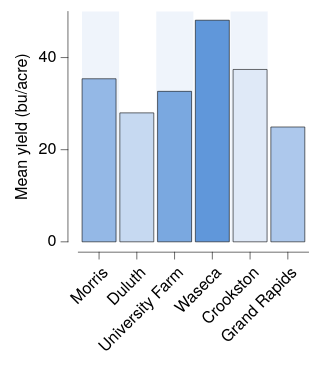

The specification (Vega-Lite) saved for this image:
### Vega-Lite specification from a JSON file in a GitHub repository (floating-point values rounded to 4 significant figures)
{"background": null, "config": {"arc": {"fill": "#DBDBDB", "fillOpacity": 1.0, "innerRadius": 25.0, "padAngle": 0.03, "stroke": "black", "strokeOpacity": 1, "strokeWidth": 0.25}, "area": {"fill": "#DBDBDB", "fillOpacity": 1.0, "stroke": "black", "strokeOpacity": 1, "strokeWidth": 0.25}, "axis": {"domain": true, "domainCap": "round", "domainColor": "black", "domainWidth": 0.25, "grid": false, "gridCap": "round", "gridColor": "#F1F1F1", "gridDash": [0, 0], "gridOpacity": 1.0, "gridWidth": 0.25, "labelColor": "black", "labelFont": "Helvetica Neue", "labelFontSize": 7, "labelFontStyle": "normal", "labelFontWeight": 400, "offset": 4.5, "ticks": true, "tickCap": "round", "tickColor": "black", "tickRound": false, "tickSize": 3, "tickWidth": 0.25, "titleColor": "black", "titleFont": "Helvetica Neue", "titleFontSize": 7, "titleFontStyle": "normal", "titleFontWeight": 400}, "axisX": {"domain": true, "labelAlign": "right", "labelAngle": 315, "labels": true, "ticks": true, "translate": 0}, "axisY": {"domain": true, "labelAlign": "right", "labelAngle": 0, "labels": true, "ticks": true, "translate": 0}, "axisRight": {"domain": true, "labelAlign": "left", "labelAngle": 0, "labels": true, "ticks": true, "translate": 0}, "axisTop": {"domain": true, "labelAlign": "left", "labelAngle": 45, "labels": true, "ticks": true, "translate": 0}, "axisBand": {"tickOffset": 0}, "bar": {"fill": "#DBDBDB", "fillOpacity": 1.0, "stroke": "black", "strokeOpacity": 1, "strokeWidth": 0.25}, "boxplot": {"size": 9.0, "ticks": {"cornerRadius": 0.25, "fill": "black", "size": 4.5, "thickness": 0.25}, "box": {"fillOpacity": 1.0, "stroke": "black", "strokeOpacity": 1, "strokeWidth": 0.25}, "median": {"fill": "black", "fillOpacity": 1.0, "size": 9.0, "thickness": 0.25}, "rule": {"fill": "black", "fillOpacity": 1.0, "size": 10.0, "stroke": "black", "strokeDash": [0, 0], "strokeOpacity": 1, "strokeWidth": 0.25}, "outliers": {"color": "black", "fill": "black", "fillOpacity": 1.0, "size": 0, "stroke": "black", "strokeOpacity": 1, "strokeWidth": 0.25}}, "circle": {"fill": "black", "fillOpacity": 1.0, "size": 0.5, "stroke": null, "strokeOpacity": 1, "strokeWidth": 0.25}, "errorband": {"band": {"fillOpacity": 0.6, "stroke": null, "strokeWidth": 0.25, "strokeOpacity": 1}, "borders": {"opacity": 0, "strokeOpacity": 0.25, "strokeWidth": 1}}, "errorbar": {"opacity": 1, "rule": {"strokeDash": [0, 0], "strokeWidth": 0.25}, "ticks": {"color": "black", "cornerRadius": 0.125, "opacity": 1, "size": 6.0, "thickness": 0.25}, "thickness": 0.25}, "font": "Helvetica Neue", "geoshape": {"fill": "#DBDBDB", "fillOpacity": 1.0, "stroke": "black", "strokeOpacity": 1, "strokeWidth": 0.25}, "header": {"labelColor": "black", "labelFont": "Helvetica Neue", "labelFontSize": 7, "labelFontStyle": "normal", "labelFontWeight": 400, "titleColor": "black", "titleFont": "Helvetica Neue", "titleFontSize": 7, "titleFontStyle": "normal", "titleFontWeight": 400, "titlePadding": 0}, "legend": {"disable": false, "offset": 4.5, "gradientLength": 50.0, "gradientThickness": 5.0, "gradientOpacity": 1.0, "gradientStrokeColor": "black", "gradientStrokeWidth": 0.25, "labelColor": "black", "labelFont": "Helvetica Neue", "labelFontSize": 7, "labelFontStyle": "normal", "labelFontWeight": 400, "strokeColor": "black", "strokeWidth": 0, "symbolSize": 42, "symbolStrokeColor": "black", "symbolStrokeWidth": 0.25, "titleColor": "black", "titleFont": "Helvetica Neue", "titleFontSize": 7, "titleFontStyle": "normal", "titleFontWeight": 400}, "line": {"color": "black", "stroke": "black", "strokeCap": "round", "strokeDash": [0, 0], "strokeOpacity": 1, "strokeWidth": 0.375}, "point": {"filled": true, "fill": "#DBDBDB", "fillOpacity": 1.0, "size": 5.0, "stroke": "black", "strokeOpacity": 1, "strokeWidth": 0.25}, "range": {"category": ["#DFE9F7", "#C6D9F1", "#ADC8EC", "#94B8E6", "#7AA8E0", "#6097DA", "#4D87CA", "#4177B1", "#386898", "#2F597F", "#264A69", "#1D3A58"], "diverging": {"scheme": ["#DFE9F7", "#C6D9F1", "#ADC8EC", "#94B8E6", "#7AA8E0", "#6097DA", "#4D87CA", "#4177B1", "#386898", "#2F597F", "#264A69", "#1D3A58"]}, "heatmap": {"scheme": ["#DFE9F7", "#C6D9F1", "#ADC8EC", "#94B8E6", "#7AA8E0", "#6097DA", "#4D87CA", "#4177B1", "#386898", "#2F597F", "#264A69", "#1D3A58"]}, "ordinal": {"scheme": ["#DFE9F7", "#C6D9F1", "#ADC8EC", "#94B8E6", "#7AA8E0", "#6097DA", "#4D87CA", "#4177B1", "#386898", "#2F597F", "#264A69", "#1D3A58"]}, "ramp": {"scheme": ["#DFE9F7", "#C6D9F1", "#ADC8EC", "#94B8E6", "#7AA8E0", "#6097DA", "#4D87CA", "#4177B1", "#386898", "#2F597F", "#264A69", "#1D3A58"]}}, "rule": {"color": "black", "stroke": "black", "strokeCap": "round", "strokeDash": [2, 2], "strokeOpacity": 1, "strokeWidth": 0.25}, "scale": {"bandPaddingInner": 0.1, "bandPaddingOuter": 0.1, "round": false}, "rect": {"fill": "#DBDBDB", "fillOpacity": 1.0, "stroke": "black", "strokeOpacity": 1, "strokeWidth": 0.25}, "square": {"fill": "#DBDBDB", "fillOpacity": 1.0, "size": 10.0, "stroke": "black", "strokeOpacity": 1, "strokeWidth": 0.25}, "text": {"color": "black", "font": "Helvetica Neue", "fontSize": 7, "fontStyle": "normal", "fontWeight": 400}, "title": {"anchor": "middle", "frame": "group", "color": "black", "font": "Helvetica Neue", "fontSize": 7, "fontStyle": "normal", "fontWeight": 400, "subtitleColor": "black", "subtitleFont": "Helvetica Neue", "subtitleFontSize": "Helvetica Neue", "subtitleFontStyle": "normal", "subtitleFontWeight": 400}, "view": {"continuousWidth": 100, "continuousHeight": 100, "discreteWidth": 100, "discreteHeight": 100, "fill": null, "stroke": null, "strokeWidth": 0.25}}, "layer": [{"data": {"name": "data-f649f9d1c293ec8042ca0358e3477a5a"}, "mark": {"type": "rect", "color": "#DFE9F7", "opacity": 0.5, "stroke": null, "strokeOpacity": 0, "strokeWidth": 0}, "encoding": {"x": {"value": 1.613}, "x2": {"value": 17.74}}}, {"data": {"name": "data-f649f9d1c293ec8042ca0358e3477a5a"}, "mark": {"type": "rect", "color": "white", "opacity": 0.5, "stroke": null, "strokeOpacity": 0, "strokeWidth": 0}, "encoding": {"x": {"value": 17.74}, "x2": {"value": 33.87}}}, {"data": {"name": "data-f649f9d1c293ec8042ca0358e3477a5a"}, "mark": {"type": "rect", "color": "#DFE9F7", "opacity": 0.5, "stroke": null, "strokeOpacity": 0, "strokeWidth": 0}, "encoding": {"x": {"value": 33.87}, "x2": {"value": 50.0}}}, {"data": {"name": "data-f649f9d1c293ec8042ca0358e3477a5a"}, "mark": {"type": "rect", "color": "white", "opacity": 0.5, "stroke": null, "strokeOpacity": 0, "strokeWidth": 0}, "encoding": {"x": {"value": 50.0}, "x2": {"value": 66.13}}}, {"data": {"name": "data-f649f9d1c293ec8042ca0358e3477a5a"}, "mark": {"type": "rect", "color": "#DFE9F7", "opacity": 0.5, "stroke": null, "strokeOpacity": 0, "strokeWidth": 0}, "encoding": {"x": {"value": 66.13}, "x2": {"value": 82.26}}}, {"data": {"name": "data-f649f9d1c293ec8042ca0358e3477a5a"}, "mark": {"type": "rect", "color": "white", "opacity": 0.5, "stroke": null, "strokeOpacity": 0, "strokeWidth": 0}, "encoding": {"x": {"value": 82.26}, "x2": {"value": 98.39}}}, {"data": {"name": "data-9cc0564cb5591205eeeca8d2429dd11b"}, "mark": {"type": "bar"}, "encoding": {"color": {"field": "site", "legend": null, "type": "nominal"}, "x": {"field": "site", "sort": ["Morris", "Duluth", "University Farm", "Waseca", "Crookston", "Grand Rapids"], "title": null, "type": "nominal"}, "y": {"aggregate": "mean", "field": "yield", "title": "Mean yield (bu/acre)", "type": "quantitative"}}}], "$schema": "https://vega.github.io/schema/vega-lite/v6.4.1.json", "datasets": {"data-f649f9d1c293ec8042ca0358e3477a5a": [{"__dummy": 0, "__dysonsphere__": 1}], "data-9cc0564cb5591205eeeca8d2429dd11b": [{"yield": 27.0, "variety": "Manchuria", "year": 1931, "site": "University Farm"}, {"yield": 48.87, "variety": "Manchuria", "year": 1931, "site": "Waseca"}, {"yield": 27.43, "variety": "Manchuria", "year": 1931, "site": "Morris"}, {"yield": 39.93, "variety": "Manchuria", "year": 1931, "site": "Crookston"}, {"yield": 32.97, "variety": "Manchuria", "year": 1931, "site": "Grand Rapids"}, {"yield": 28.97, "variety": "Manchuria", "year": 1931, "site": "Duluth"}, {"yield": 43.07, "variety": "Glabron", "year": 1931, "site": "University Farm"}, {"yield": 55.2, "variety": "Glabron", "year": 1931, "site": "Waseca"}, {"yield": 28.77, "variety": "Glabron", "year": 1931, "site": "Morris"}, {"yield": 38.13, "variety": "Glabron", "year": 1931, "site": "Crookston"}, {"yield": 29.13, "variety": "Glabron", "year": 1931, "site": "Grand Rapids"}, {"yield": 29.67, "variety": "Glabron", "year": 1931, "site": "Duluth"}, {"yield": 35.13, "variety": "Svansota", "year": 1931, "site": "University Farm"}, {"yield": 47.33, "variety": "Svansota", "year": 1931, "site": "Waseca"}, {"yield": 25.77, "variety": "Svansota", "year": 1931, "site": "Morris"}, {"yield": 40.47, "variety": "Svansota", "year": 1931, "site": "Crookston"}, {"yield": 29.67, "variety": "Svansota", "year": 1931, "site": "Grand Rapids"}, {"yield": 25.7, "variety": "Svansota", "year": 1931, "site": "Duluth"}, {"yield": 39.9, "variety": "Velvet", "year": 1931, "site": "University Farm"}, {"yield": 50.23, "variety": "Velvet", "year": 1931, "site": "Waseca"}, {"yield": 26.13, "variety": "Velvet", "year": 1931, "site": "Morris"}, {"yield": 41.33, "variety": "Velvet", "year": 1931, "site": "Crookston"}, {"yield": 23.03, "variety": "Velvet", "year": 1931, "site": "Grand Rapids"}, {"yield": 26.3, "variety": "Velvet", "year": 1931, "site": "Duluth"}, {"yield": 36.57, "variety": "Trebi", "year": 1931, "site": "University Farm"}, {"yield": 63.83, "variety": "Trebi", "year": 1931, "site": "Waseca"}, {"yield": 43.77, "variety": "Trebi", "year": 1931, "site": "Morris"}, {"yield": 46.93, "variety": "Trebi", "year": 1931, "site": "Crookston"}, {"yield": 29.77, "variety": "Trebi", "year": 1931, "site": "Grand Rapids"}, {"yield": 33.93, "variety": "Trebi", "year": 1931, "site": "Duluth"}, {"yield": 43.27, "variety": "No. 457", "year": 1931, "site": "University Farm"}, {"yield": 58.1, "variety": "No. 457", "year": 1931, "site": "Waseca"}, {"yield": 28.7, "variety": "No. 457", "year": 1931, "site": "Morris"}, {"yield": 45.67, "variety": "No. 457", "year": 1931, "site": "Crookston"}, {"yield": 32.17, "variety": "No. 457", "year": 1931, "site": "Grand Rapids"}, {"yield": 33.6, "variety": "No. 457", "year": 1931, "site": "Duluth"}, {"yield": 36.6, "variety": "No. 462", "year": 1931, "site": "University Farm"}, {"yield": 65.77, "variety": "No. 462", "year": 1931, "site": "Waseca"}, {"yield": 30.37, "variety": "No. 462", "year": 1931, "site": "Morris"}, {"yield": 48.57, "variety": "No. 462", "year": 1931, "site": "Crookston"}, {"yield": 24.93, "variety": "No. 462", "year": 1931, "site": "Grand Rapids"}, {"yield": 28.1, "variety": "No. 462", "year": 1931, "site": "Duluth"}, {"yield": 32.77, "variety": "Peatland", "year": 1931, "site": "University Farm"}, {"yield": 48.57, "variety": "Peatland", "year": 1931, "site": "Waseca"}, {"yield": 29.87, "variety": "Peatland", "year": 1931, "site": "Morris"}, {"yield": 41.6, "variety": "Peatland", "year": 1931, "site": "Crookston"}, {"yield": 34.7, "variety": "Peatland", "year": 1931, "site": "Grand Rapids"}, {"yield": 32.0, "variety": "Peatland", "year": 1931, "site": "Duluth"}, {"yield": 24.67, "variety": "No. 475", "year": 1931, "site": "University Farm"}, {"yield": 46.77, "variety": "No. 475", "year": 1931, "site": "Waseca"}, {"yield": 22.6, "variety": "No. 475", "year": 1931, "site": "Morris"}, {"yield": 44.1, "variety": "No. 475", "year": 1931, "site": "Crookston"}, {"yield": 19.7, "variety": "No. 475", "year": 1931, "site": "Grand Rapids"}, {"yield": 33.07, "variety": "No. 475", "year": 1931, "site": "Duluth"}, {"yield": 39.3, "variety": "Wisconsin No. 38", "year": 1931, "site": "University Farm"}, {"yield": 58.8, "variety": "Wisconsin No. 38", "year": 1931, "site": "Waseca"}, {"yield": 29.47, "variety": "Wisconsin No. 38", "year": 1931, "site": "Morris"}, {"yield": 49.87, "variety": "Wisconsin No. 38", "year": 1931, "site": "Crookston"}, {"yield": 34.47, "variety": "Wisconsin No. 38", "year": 1931, "site": "Grand Rapids"}, {"yield": 31.6, "variety": "Wisconsin No. 38", "year": 1931, "site": "Duluth"}, {"yield": 26.9, "variety": "Manchuria", "year": 1932, "site": "University Farm"}, {"yield": 33.47, "variety": "Manchuria", "year": 1932, "site": "Waseca"}, {"yield": 34.37, "variety": "Manchuria", "year": 1932, "site": "Morris"}, {"yield": 32.97, "variety": "Manchuria", "year": 1932, "site": "Crookston"}, {"yield": 22.13, "variety": "Manchuria", "year": 1932, "site": "Grand Rapids"}, {"yield": 22.57, "variety": "Manchuria", "year": 1932, "site": "Duluth"}, {"yield": 36.8, "variety": "Glabron", "year": 1932, "site": "University Farm"}, {"yield": 37.73, "variety": "Glabron", "year": 1932, "site": "Waseca"}, {"yield": 35.13, "variety": "Glabron", "year": 1932, "site": "Morris"}, {"yield": 26.17, "variety": "Glabron", "year": 1932, "site": "Crookston"}, {"yield": 14.43, "variety": "Glabron", "year": 1932, "site": "Grand Rapids"}, {"yield": 25.87, "variety": "Glabron", "year": 1932, "site": "Duluth"}, {"yield": 27.43, "variety": "Svansota", "year": 1932, "site": "University Farm"}, {"yield": 38.5, "variety": "Svansota", "year": 1932, "site": "Waseca"}, {"yield": 35.03, "variety": "Svansota", "year": 1932, "site": "Morris"}, {"yield": 20.63, "variety": "Svansota", "year": 1932, "site": "Crookston"}, {"yield": 16.63, "variety": "Svansota", "year": 1932, "site": "Grand Rapids"}, {"yield": 22.23, "variety": "Svansota", "year": 1932, "site": "Duluth"}, {"yield": 26.8, "variety": "Velvet", "year": 1932, "site": "University Farm"}, {"yield": 37.4, "variety": "Velvet", "year": 1932, "site": "Waseca"}, {"yield": 38.83, "variety": "Velvet", "year": 1932, "site": "Morris"}, {"yield": 32.07, "variety": "Velvet", "year": 1932, "site": "Crookston"}, {"yield": 32.23, "variety": "Velvet", "year": 1932, "site": "Grand Rapids"}, {"yield": 22.47, "variety": "Velvet", "year": 1932, "site": "Duluth"}, {"yield": 29.07, "variety": "Trebi", "year": 1932, "site": "University Farm"}, {"yield": 49.23, "variety": "Trebi", "year": 1932, "site": "Waseca"}, {"yield": 46.63, "variety": "Trebi", "year": 1932, "site": "Morris"}, {"yield": 41.83, "variety": "Trebi", "year": 1932, "site": "Crookston"}, {"yield": 20.63, "variety": "Trebi", "year": 1932, "site": "Grand Rapids"}, {"yield": 30.6, "variety": "Trebi", "year": 1932, "site": "Duluth"}, {"yield": 26.43, "variety": "No. 457", "year": 1932, "site": "University Farm"}, {"yield": 42.2, "variety": "No. 457", "year": 1932, "site": "Waseca"}, {"yield": 43.53, "variety": "No. 457", "year": 1932, "site": "Morris"}, {"yield": 34.33, "variety": "No. 457", "year": 1932, "site": "Crookston"}, {"yield": 19.47, "variety": "No. 457", "year": 1932, "site": "Grand Rapids"}, {"yield": 22.7, "variety": "No. 457", "year": 1932, "site": "Duluth"}, {"yield": 25.57, "variety": "No. 462", "year": 1932, "site": "University Farm"}, {"yield": 44.7, "variety": "No. 462", "year": 1932, "site": "Waseca"}, {"yield": 47.0, "variety": "No. 462", "year": 1932, "site": "Morris"}, {"yield": 30.53, "variety": "No. 462", "year": 1932, "site": "Crookston"}, {"yield": 19.9, "variety": "No. 462", "year": 1932, "site": "Grand Rapids"}, {"yield": 22.5, "variety": "No. 462", "year": 1932, "site": "Duluth"}, {"yield": 28.07, "variety": "Peatland", "year": 1932, "site": "University Farm"}, {"yield": 36.03, "variety": "Peatland", "year": 1932, "site": "Waseca"}, {"yield": 43.2, "variety": "Peatland", "year": 1932, "site": "Morris"}, {"yield": 25.23, "variety": "Peatland", "year": 1932, "site": "Crookston"}, {"yield": 26.77, "variety": "Peatland", "year": 1932, "site": "Grand Rapids"}, {"yield": 31.37, "variety": "Peatland", "year": 1932, "site": "Duluth"}, {"yield": 30.0, "variety": "No. 475", "year": 1932, "site": "University Farm"}, {"yield": 41.27, "variety": "No. 475", "year": 1932, "site": "Waseca"}, {"yield": 44.23, "variety": "No. 475", "year": 1932, "site": "Morris"}, {"yield": 32.13, "variety": "No. 475", "year": 1932, "site": "Crookston"}, {"yield": 15.23, "variety": "No. 475", "year": 1932, "site": "Grand Rapids"}, {"yield": 27.37, "variety": "No. 475", "year": 1932, "site": "Duluth"}, {"yield": 38.0, "variety": "Wisconsin No. 38", "year": 1932, "site": "University Farm"}, {"yield": 58.17, "variety": "Wisconsin No. 38", "year": 1932, "site": "Waseca"}, {"yield": 47.17, "variety": "Wisconsin No. 38", "year": 1932, "site": "Morris"}, {"yield": 35.9, "variety": "Wisconsin No. 38", "year": 1932, "site": "Crookston"}, {"yield": 20.67, "variety": "Wisconsin No. 38", "year": 1932, "site": "Grand Rapids"}, {"yield": 29.33, "variety": "Wisconsin No. 38", "year": 1932, "site": "Duluth"}]}}
